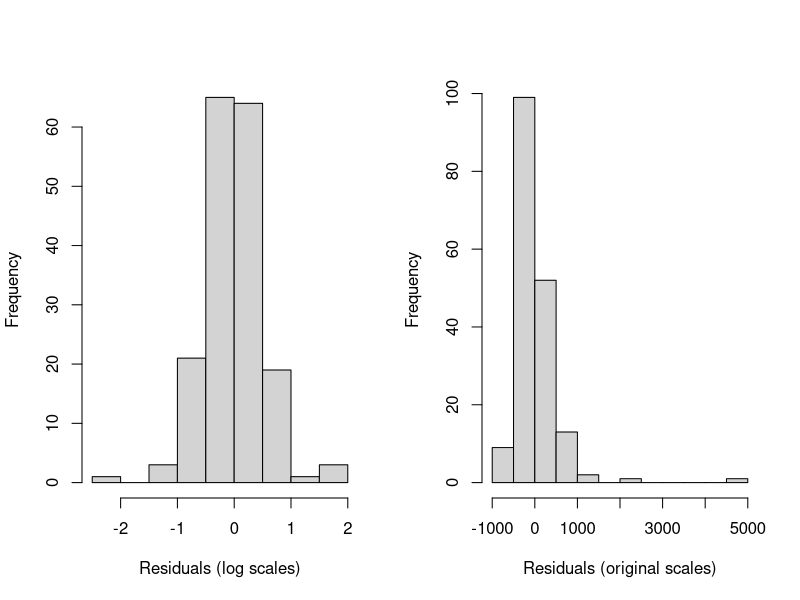

This figure's R source:
## Exercise 20.A ##

# Importing data #
setwd("/Users/miguel/Dropbox/Current jobs/STAT-2016")
df <- read.csv("Data/ceosal2.csv")

# Correlation matrices #
cor(data.frame(log(df$salary), log(df$sales), log(df$mktval), df$profit))
cor(df)

# Linear regression (log scales) #
fm1 <- log(salary) ~ log(sales) + log(mktval)
mod1 <- lm(formula=fm1, data=df)
summary(mod1)

# Linear regression (original scales) #
fm2 <- salary ~ sales + mktval
mod2 <- lm(formula=fm2, data=df)
summary(mod2)

# Distribution of residuals #
par(mfrow=c(1,2))
hist(mod1$residuals, main="", xlab="Residuals (log scales)")
hist(mod2$residuals, main="", xlab="Residuals (original scales)")

## Exercise 20.B ##
1/(1 - summary(lm(log(sales) ~ log(mktval) + profits, data=df))$r.square)
1/(1 - summary(lm(log(mktval) ~ log(sales) + profits, data=df))$r.square)
1/(1 - summary(lm(profits ~ log(sales) + log(mktval), data=df))$r.square)

